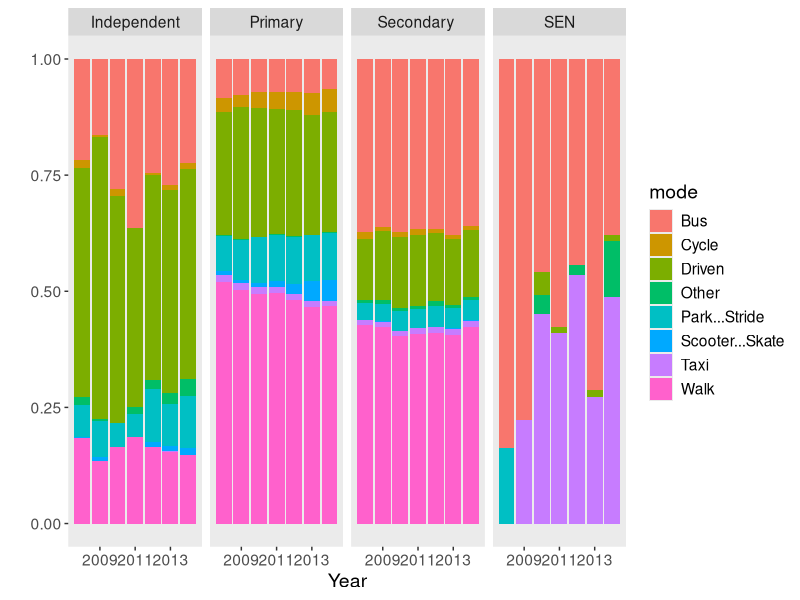

This figure's R source:
### Explore
library(tidyr)
library(dplyr)
library(ggplot2)

theme_blog <- theme(
  text = element_text(size = 14),
  panel.grid = element_blank()
)

dat <- read.csv("Data/2014_Absolute_Cleaned.csv")
datM <- dat %>% gather(mode, count, Walk:Other)
levels(datM$mode) <- sub("...", "/", levels(datM$mode), fixed = T)

# modes by year and school type
modes <- datM %>% 
  group_by(School.Type, mode, Year) %>% 
  summarise(count = sum(count, na.rm = T)) %>%
  filter(!is.na(School.Type))

jpeg("Plots/Figure1.jpeg", 800, 500, quality = 100)
ggplot(modes, aes(x = Year, y = count)) + 
  geom_bar(aes(fill = mode), stat = "identity", position = "fill") +
  facet_grid(~ School.Type) +
  ylab("") +
  theme_blog
dev.off()

# # modes by school year type
# modes <- datM %>% 
#   group_by(Year.Group, mode) %>% 
#   summarise(count = sum(count, na.rm = T))
# 
# ggplot(modes, aes(x = Year.Group, y = count)) + 
#   geom_bar(aes(fill = mode), stat = "identity", position = "fill") +
#   ylab("") +
#   theme_blog
